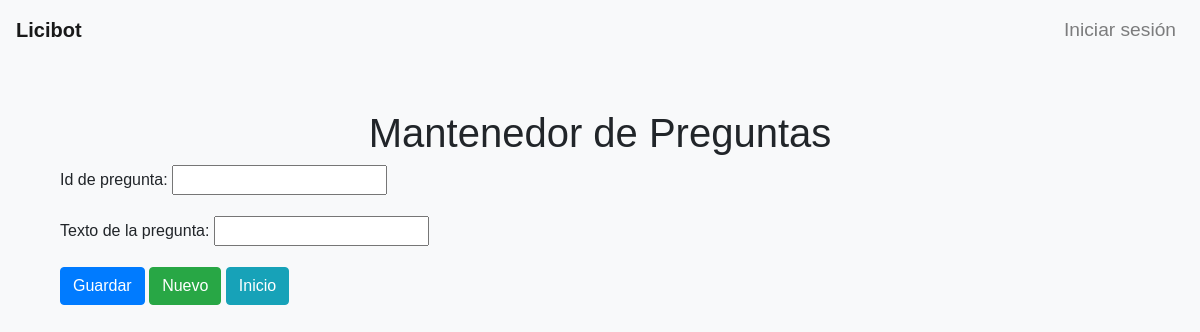
Before: /mantenedor_preguntas/ins/-1/ with the older database file.
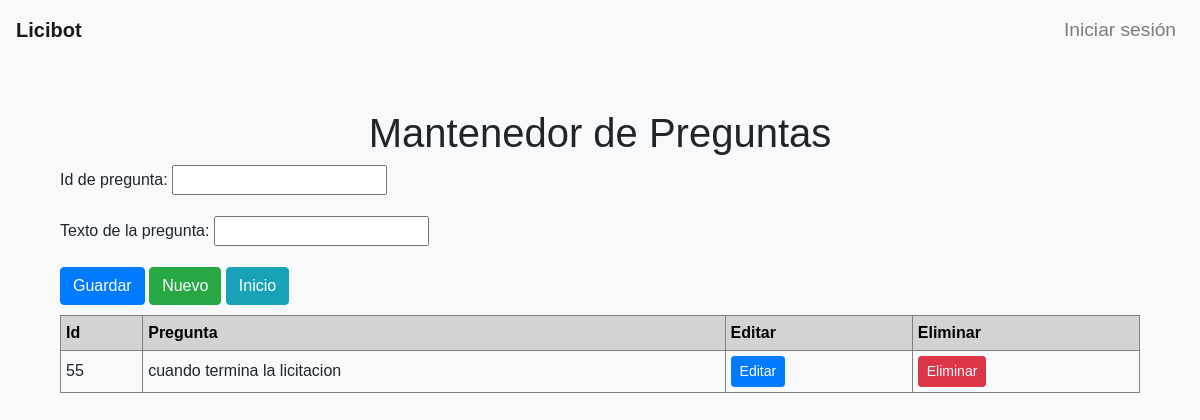
After: the same page with the newer database file.
### core/models.py (models this page shows, shortened)
class Preguntasbbdd(models.Model):
    idPreguntas = models.IntegerField(primary_key=True, verbose_name="Id de pregunta")
    nombrePregunta = models.CharField(max_length=80, blank=False, null=False, verbose_name="Texto de la pregunta")

### core/views.py (the view, shortened to what this page needs)
# urls.py: path('mantenedor_preguntas/<action>/<id>/', views.mantenedor_preguntas, name='mantenedor_preguntas'),
def mantenedor_preguntas(request, action, id):
    data = {"mesg": "", "form": PreguntasForm, "action": action, "id": id}
    if action == 'ins':
        if request.method == "POST":
            form = PreguntasForm(request.POST, request.FILES)
            if form.is_valid:
                try:
                    form.save()
                    data["mesg"] = "¡La Pregunta fue creada correctamente!"
                except:
                    data["mesg"] = "¡No se puede crear dos Preguntas con la misma id!"
    data["list"] = Preguntasbbdd.objects.all().order_by('idPreguntas')
    return render(request, "core/mantenedor_preguntas.html", data)

### core/templates/core/mantenedor_preguntas.html (shortened to what this page needs)
{% extends 'core/base.html' %}
{% load static %}
{% block stylesheet %}
<link rel="stylesheet" href="{% static 'core/css/creadores.css' %}">
{% endblock %}
{% block content %}
<div class="container">
    <h1 style="text-align: center !important;">
        Mantenedor de Preguntas
    </h1>
    {% if form %}
    <form method="POST" action="" enctype="multipart/form-data" id="formulario">
        <div class="form-group">
            {% csrf_token %} {{ form.as_p }}
        </div>
        <input type="submit" class="btn btn-primary btnwidth" id="id_guardar" value="Guardar">
        <a class="btn btn-success btnwidth" href="{% url 'mantenedor_preguntas' 'ins' -1 %}">Nuevo</a>
        <a class="btn btn-info btnwidth" href="{% url 'home' %}">Inicio</a>
    </form>
    {% endif %}
    {% if list %}
    <table id="tabla_datos">
        <thead>
            <tr>
                <th>Id</th>
                <th>Pregunta</th>
                <th class="titulo_boton">Editar</th>
                <th class="titulo_boton">Eliminar</th>
            </tr>
        </thead>
        <tbody>
            {% for pregunt in list %}
            <tr>
                <td>{{ pregunt.idPreguntas }}</td>
                <td>{{ pregunt.nombrePregunta }}</td>
                <td><a href="{% url 'mantenedor_preguntas' 'upd' pregunt.idPreguntas %}"
                    class="btn btn-primary btn-sm boton_chico">Editar</a></td>
                <td><a href="{% url 'mantenedor_preguntas' 'del' pregunt.idPreguntas %}"
                    class="btn btn-danger btn-sm boton_chico">Eliminar</a></td>
            </tr>
            {% endfor %}
        </tbody>
    </table>
    {% endif %}
</div>
{% endblock %}

### core/templates/core/base.html (shortened to what this page needs)
{% load static %}
<!DOCTYPE html>
<html lang="en">
<head>
    <link rel="stylesheet" href="https://stackpath.bootstrapcdn.com/bootstrap/4.3.1/css/bootstrap.min.css">
    <link rel="stylesheet" href="{% static 'core/css/home.css' %}">
    {% block stylesheet %}{% endblock %}
</head>
<body>
    <nav class="navbar navbar-expand-lg navbar-light bg-light">
        <a class="navbar-brand" href="{% url 'home' %}">Licibot</a>
        <div class="collapse navbar-collapse justify-content-end" id="navbarSupportedContent">
            <ul class="navbar-nav">
                {% if user.is_authenticated %}
                    {% if request.path == '/' %}
                        <li class="nav-item">
                            <a class="nav-link" href="{% url 'crear_usuario' %}" style="font-size: 1.2em;">Administración</a>
                        </li>
                    {% endif %}
                    <li class="nav-item">
                        <span class="nav-link disabled" style="font-size: 1.2em;">Hola, {{ user.username }}</span>
                    </li>
                    <li class="nav-item">
                        <a class="nav-link" href="{% url 'cerrar_sesion' %}" style="font-size: 1.2em;">Cerrar sesión</a>
                    </li>
                {% else %}
                    <li class="nav-item">
                        <a class="nav-link" href="{% url 'ingreso' %}" style="font-size: 1.2em;">Iniciar sesión</a>
                    </li>
                {% endif %}
            </ul>
        </div>
    </nav>
    <div class="container mt-5">
        {% block content %}
        {% endblock %}
    </div>
</body>
</html>

### core/static/core/css/home.css (style rules this page uses)
body { font-family: Arial, sans-serif; background-color: #f8f9fa; }
.navbar-brand { color: #007bff; font-weight: bold; }
.navbar-nav .nav-link { color: #007bff; }

### core/static/core/css/creadores.css (style rules this page uses)
#tabla_datos { width: 100%; margin: auto; border-collapse: collapse; border: 1px solid gray; margin-top: 10px; margin-bottom: 20px; }
#tabla_datos th, td { border: 1px solid gray; padding: 5px; }
#tabla_datos th { background-color: lightgray; color: black; }

Changed rows visible on the page:
added Preguntasbbdd: idPreguntas "55", nombrePregunta "cuando termina la licitacion"
Other visible differences:
text now shown: "Id Pregunta Editar Eliminar"
